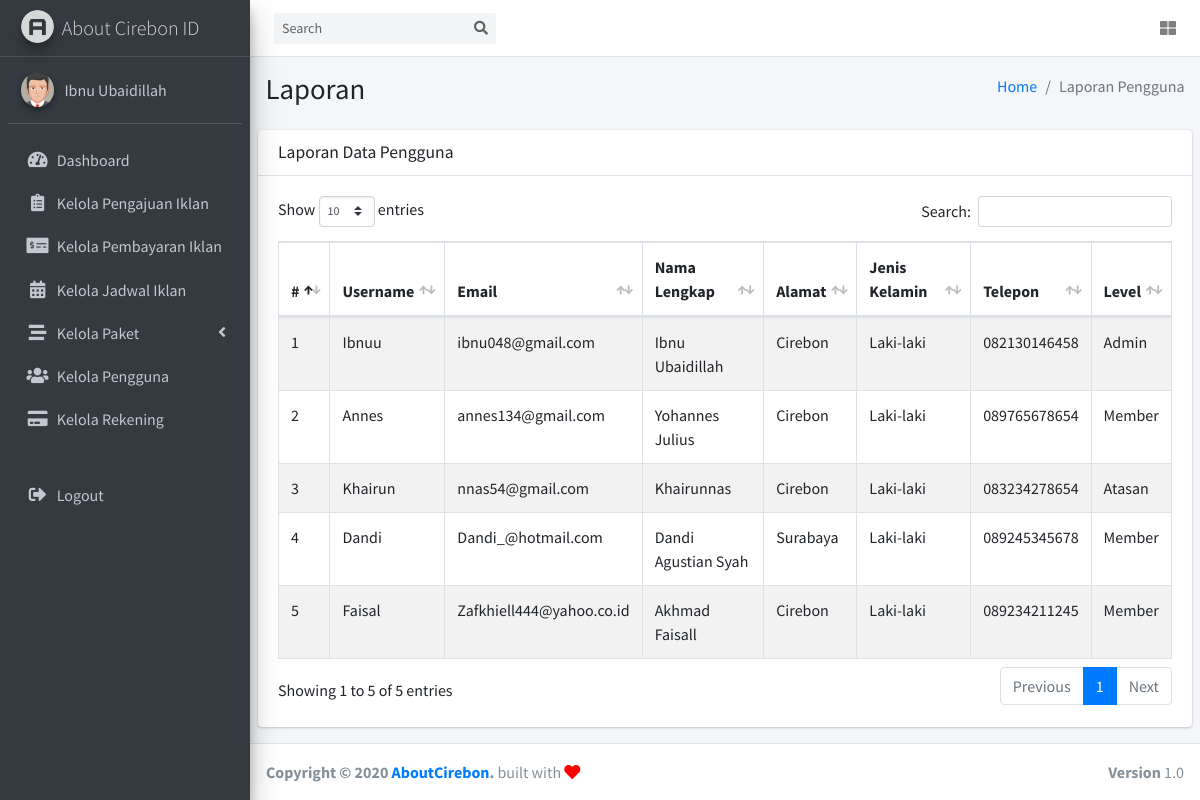
Page /index.php/laporan/laporan_pengguna on the committed database.
### tables this page shows
CREATE TABLE `tbl_pengguna` (
  `id_pengguna` int(11) NOT NULL,
  `username` varchar(40) NOT NULL,
  `password` varchar(40) NOT NULL,
  `email` varchar(50) NOT NULL,
  `nama` varchar(50) NOT NULL,
  `alamat` varchar(255) NOT NULL,
  `no_telp` varchar(20) NOT NULL,
  `jenis_kelamin` varchar(20) NOT NULL,
  `level` int(1) NOT NULL COMMENT '1:admin, 2:atasan, 3:pelanggan',
  `tanggal_dibuat` timestamp NOT NULL DEFAULT current_timestamp() ON UPDATE current_timestamp(),
  `aktif` int(11) NOT NULL,
  `terakhir_diubah` timestamp NOT NULL DEFAULT current_timestamp() ON UPDATE current_timestamp()
);

### application/libraries/Template.php (called while the page is built)
<?php
Class Template
{
    var $template_data = array();
    function set($nama, $value)
    {
        $this->template_data[$nama] = $value;
    }
    function load($template = '', $view = '', $view_data = array(), $return = FALSE)
    {
        $this->CI =& get_instance();
        $this->set('contents', $this->CI->load->view($view, $view_data, TRUE));
        return $this->CI->load->view($template, $this->template_data, $return);
    }
}
?>

### application/controllers/Laporan.php (called while the page is built, shortened)
<?php
class Laporan extends CI_Controller
{
    public function laporan_pengguna()
    {
        $data['pengguna'] = $this->pengguna_m->get();
        $this->template->load('template', 'laporan/laporan_pengguna', $data);
    }
}

### index.php (called while the page is built, shortened)
<?php
require_once BASEPATH.'core/CodeIgniter.php';

### application/models/Pengguna_m.php (called while the page is built, shortened)
<?php
class Pengguna_m extends CI_Model
{
    public function get($id = null)
    {
        $this->db->from('tbl_pengguna');
        $query = $this->db->get();
        return $query;
    }
}

### application/libraries/Fungsi.php (called while the page is built, shortened)
<?php
Class Fungsi {
    protected $ci;
    public function __construct() {
        $this->ci =& get_instance();
    }
    public function user_login() {
        $user_id = $this->ci->session->userdata('userid');
        $user_data  = $this->ci->pengguna_m->get($user_id)->row();
        return $user_data;
    }
}

### application/views/laporan/laporan_pengguna.php (the view)
<section class="content-header">
    <div class="container-fluid">
        <div class="row mb-2">
            <div class="col-sm-6">
                <h1>Laporan</h1>
            </div>
            <div class="col-sm-6">
                <ol class="breadcrumb float-sm-right">
                    <li class="breadcrumb-item"><a href="<?= base_url('dashboard') ?>">Home</a></li>
                    <li class="breadcrumb-item active">Laporan Pengguna</li>
                </ol>
            </div>
        </div>
    </div>
</section>
<section class="content">
    <div class="card">
        <div class="card-header">
            <h3 class="card-title">Laporan Data Pengguna</h3>
        </div>
        <div class="card-body">
            <div class="box-body table-responsive">
                <table class="table table-bordered table-striped" id="Table1">
                    <thead>
                        <tr>
                            <th>#</th>
                            <th>Username</th>
                            <th>Email</th>
                            <th>Nama Lengkap</th>
                            <th>Alamat</th>
                            <th>Jenis Kelamin</th>
                            <th>Telepon</th>
                            <th>Level</th>
                        </tr>
                    </thead>
                    <tbody>
                        <?php
                        $no = 1;
                        foreach ($pengguna->result() as $key => $data) { ?>
                            <tr>
                                <td><?= $no++ ?></td>
                                <td><?= $data->username ?></td>
                                <td><?= $data->email ?></td>
                                <td><?= $data->nama ?></td>
                                <td><?= $data->alamat ?></td>
                                <td><?= $data->jenis_kelamin ?></td>
                                <td><?= $data->no_telp ?></td>
                                <td>
                                    <?php
                                    if ($data->level == 1) {
                                        echo "Admin";
                                    } else if ($data->level == 2) {
                                        echo "Atasan";
                                    } else {
                                        echo "Member";
                                    }
                                    ?>
                                </td>
                            </tr>
                        <?php } ?>
                    </tbody>
                </table>
            </div>
        </div>
</section>

### application/views/template.php (shortened to what this page needs)
<!DOCTYPE html>
<html lang="en">
<head>
  <link rel="stylesheet" href="<?= base_url() ?>assets/plugins/fontawesome-free/css/all.min.css">
  <link rel="stylesheet" href="https://cdnjs.cloudflare.com/ajax/libs/izitoast/1.4.0/css/iziToast.css" />
  <link rel="stylesheet" href="<?= base_url() ?>assets/plugins/datatables-bs4/css/dataTables.bootstrap4.min.css">
  <link rel="stylesheet" href="<?= base_url() ?>assets/plugins/datatables-responsive/css/responsive.bootstrap4.min.css">
  <link rel="stylesheet" href="<?= base_url() ?>assets/dist/css/adminlte.min.css">
</head>
<body class="hold-transition sidebar-mini">
  <div class="wrapper">
    <nav class="main-header navbar navbar-expand navbar-white navbar-light">
      <form class="form-inline ml-3">
        <div class="input-group input-group-sm">
          <input class="form-control form-control-navbar" type="search" placeholder="Search" aria-label="Search">
          <div class="input-group-append">
            <button class="btn btn-navbar" type="submit">
              <i class="fas fa-search"></i>
            </button>
          </div>
        </div>
      </form>
      <ul class="navbar-nav ml-auto">
        <li class="nav-item">
          <a class="nav-link" data-widget="control-sidebar" data-slide="true" href="#" role="button">
            <i class="fas fa-th-large"></i>
          </a>
        </li>
      </ul>
    </nav>
    <aside class="main-sidebar sidebar-dark-primary elevation-4">
      <a href="<?= base_url('dashboard') ?>" class="brand-link">
        <img src="<?= base_url() ?>assets/dist/img/AdminLTELogo.png" alt="AdminLTE Logo" class="brand-image img-circle elevation-3" style="opacity: .8">
        <span class="brand-text font-weight-light">About Cirebon ID</span>
      </a>
      <div class="sidebar">
        <div class="user-panel mt-3 pb-3 mb-3 d-flex">
          <div class="image">
            <img src="<?= base_url() ?>/assets/dist/img/profile/default.png" class="img-circle elevation-2" alt="User Image">
          </div>
          <div class="info">
            <a href="<?= base_url('profil') ?>" class="d-block"><?= $this->fungsi->user_login()->nama ?></a>
          </div>
        </div>
        <nav class="mt-2">
          <ul class="nav nav-pills nav-sidebar flex-column" data-widget="treeview" role="menu" data-accordion="false">
            <li class="nav-item has-treeview">
              <a href="<?= base_url('dashboard') ?>" class="nav-link <?= $this->uri->segment(1) == 'dashboard' || $this->uri->segment(1) == '' ? 'active' : '' ?>">
                <i class="nav-icon fas fa-tachometer-alt"></i>
                <p>
                  Dashboard
                </p>
              </a>
            </li>
            <?php if ($this->fungsi->user_login()->level == 1 || $this->fungsi->user_login()->level == 3) { ?>
              <li class="nav-item has-treeview">
                <a href="<?= base_url('pengajuan') ?>" class="nav-link <?= $this->uri->segment(1) == 'pengajuan' ? 'active' : '' ?>">
                  <i class="nav-icon fas fa-clipboard-list"></i>
                  <p>
                    <?php if ($this->fungsi->user_login()->level == 3) { ?>
                      Pengajuan Iklan
                    <?php } else { ?>
                      Kelola Pengajuan Iklan
                    <?php } ?>
                  </p>
                </a>
              </li>
              <li class="nav-item has-treeview">
                <a href="<?= base_url('pembayaran') ?>" class="nav-link <?= $this->uri->segment(1) == 'pembayaran' ? 'active' : '' ?>">
                  <i class="nav-icon fas fa-money-check-alt"></i>
                  <p>
                    <?php if ($this->fungsi->user_login()->level == 3) { ?>
                      Pembayaran Iklan
                    <?php } else { ?>
                      Kelola Pembayaran Iklan
                    <?php } ?>
                  </p>
                </a>
              </li>
              <?php if ($this->fungsi->user_login()->level == 1 || $this->fungsi->user_login()->level == 3) { ?>
                <li class="nav-item has-treeview">
                  <a href="<?= base_url('jadwal') ?>" class="nav-link">
                    <i class="nav-icon fa fa-calendar-alt"></i>
                    <p>
                      <?php if ($this->fungsi->user_login()->level == 3) { ?>
                        Jadwal Iklan
                      <?php } else { ?>
                        Kelola Jadwal Iklan
                      <?php } ?>
                    </p>
                  </a>
                </li>
              <?php } ?>
              <?php if ($this->fungsi->user_login()->level == 1) { ?>
                <li class="nav-item has-treeview <?= $this->uri->segment(1) == 'paket' || $this->uri->segment(1) == 'paket_detail' || $this->uri->segment(1) == 'tipe_paket' ? 'menu-open' : '' ?>">
                  <a href="#" class="nav-link">
                    <i class="nav-icon fa fa-stream"></i>
                    <p>
                      Kelola Paket
                      <i class="right fas fa-angle-left"></i>
                    </p>
                  </a>
                  <?php } ?>
                  <?php if ($this->fungsi->user_login()->level == 1) { ?>
                <li class="nav-item has-treeview">
                  <a href="<?= base_url('pengguna') ?>" class="nav-link <?= $this->uri->segment(1) == 'pengguna' ? 'active' : '' ?>">
                    <i class="nav-icon fas fa-users"></i>
                    <p>
                      Kelola Pengguna
                    </p>
                  </a>
                </li>
                <li class="nav-item has-treeview">
                  <a href="<?= base_url('rekening') ?>" class="nav-link <?= $this->uri->segment(1) == 'rekening' ? 'active' : '' ?>">
                    <i class="nav-icon fas fa-credit-card"></i>
                    <p>
                      Kelola Rekening
                    </p>
                  </a>
                </li>
              <?php } ?>
            <?php } ?>
            <li class="nav-item has-treeview">
              <a href="<?= site_url('auth/logout') ?>" class="nav-link">
                <i class="nav-icon fa fa-sign-out-alt"></i>
                Logout
              </a>
            </li>
          </ul>
        </nav>
      </div>
    </aside>
    <div class="content-wrapper">
      <?= $contents ?>
    </div>
    <footer class="main-footer">
      <div class="float-right d-none d-sm-block">
        <b>Version</b> 1.0
      </div>
      <strong>Copyright &copy; 2020 <a href="http://aboutcirebon.id" target="_blank">AboutCirebon</a>.</strong> built with <i class="fa fa-heart" style="color: red"></i>
  </div>
</body>
</html>

### rows in the picture
tbl_pengguna: nama "Ibnu Ubaidillah", username "Ibnuu", email "ibnu048@gmail.com", alamat "Cirebon", jenis_kelamin "Laki-laki", no_telp "082130146458", level "Admin"
tbl_pengguna: username "Annes", email "annes134@gmail.com", nama "Yohannes Julius", alamat "Cirebon", jenis_kelamin "Laki-laki", no_telp "089765678654", level "Member"
tbl_pengguna: username "Khairun", email "nnas54@gmail.com", nama "Khairunnas", alamat "Cirebon", jenis_kelamin "Laki-laki", no_telp "083234278654", level "Atasan"
tbl_pengguna: username "Dandi", email "Dandi_@hotmail.com", nama "Dandi Agustian Syah", alamat "Surabaya", jenis_kelamin "Laki-laki", no_telp "089245345678", level "Member"
tbl_pengguna: username "Faisal", email "Zafkhiell444@yahoo.co.id", nama "Akhmad Faisall", alamat "Cirebon", jenis_kelamin "Laki-laki", no_telp "089234211245", level "Member"
